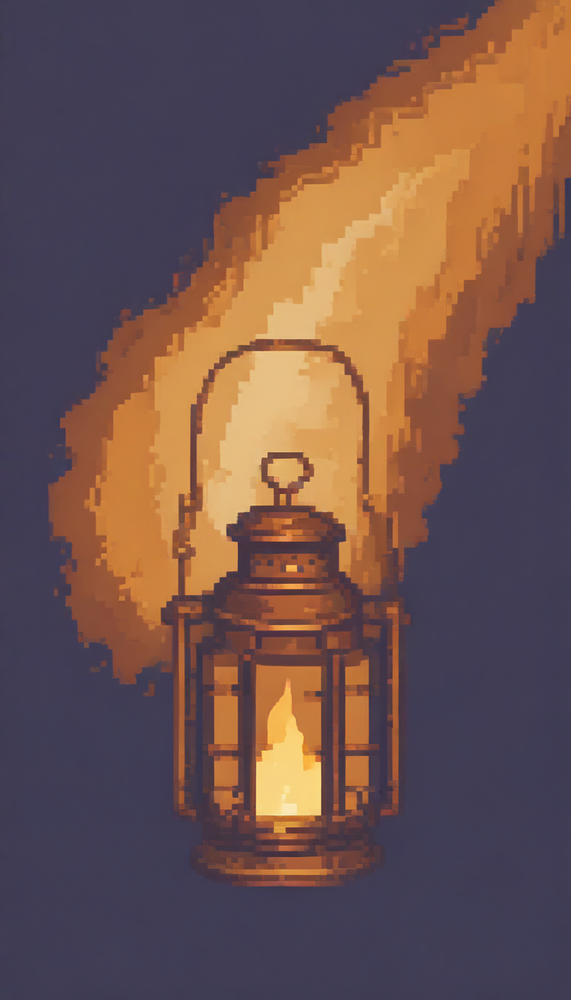
#> input picture episodes/ep34/art/lamp_sdxl_seed7.png, 571 x 1000 px, shrunk from 768 x 1344 before the run
$ python fade_trail.py lamp_sdxl_seed7.png lamp_sdxl_seed7.png
#> lines starting #> are read from the running program, lines starting #| are printed output that depends on the picture
"""EP34: dissolve the end of the falling lantern's trail (it runs off the generated image's corner).

    python episodes/ep34/art/fade_trail.py <pixelated.png> episodes/ep34/assets/firstlamp_sprite.png

pipeline/pixelate.py keys the backdrop and crops to the subject, so the trail ends in a hard edge at the sprite's top
right. This removes trail pixels with a 4x4 ordered (Bayer) dither whose threshold rises along the line from the
lantern towards that corner, so the trail thins out into single pixels like the painted one on the dome. The lantern
itself (the lower part of the sprite) is untouched.
"""
import sys

from PIL import Image

BAYER = [[0, 8, 2, 10], [12, 4, 14, 6], [3, 11, 1, 9], [15, 7, 13, 5]]


def main(src, dst, start=0.5, span=0.42):
#> called with src = 'lamp_sdxl_seed7.png', dst = 'lamp_sdxl_seed7.png', start = 0.5, span = 0.42
    im = Image.open(src).convert("RGBA")
    w, h = im.size
#> w = 571; h = 1000
    px = im.load()
    ox, oy = w * 0.45, h * 0.78          # the lantern's body
#> ox = 256.9; oy = 780
    vx, vy = w - ox, -oy                 # towards the top-right corner
#> vx = 314.1; vy = -780
    L2 = vx * vx + vy * vy
#> L2 = 707027.4
    removed = 0
    for y in range(h):
        for x in range(w):
            if px[x, y][3] == 0:
                continue
            t = ((x - ox) * vx + (y - oy) * vy) / L2
            k = (t - start) / span
            if k > 0 and BAYER[y % 4][x % 4] / 16 < k:
                px[x, y] = (0, 0, 0, 0)
                removed += 1
#> after the loop, removed = 94775
    im.save(dst)
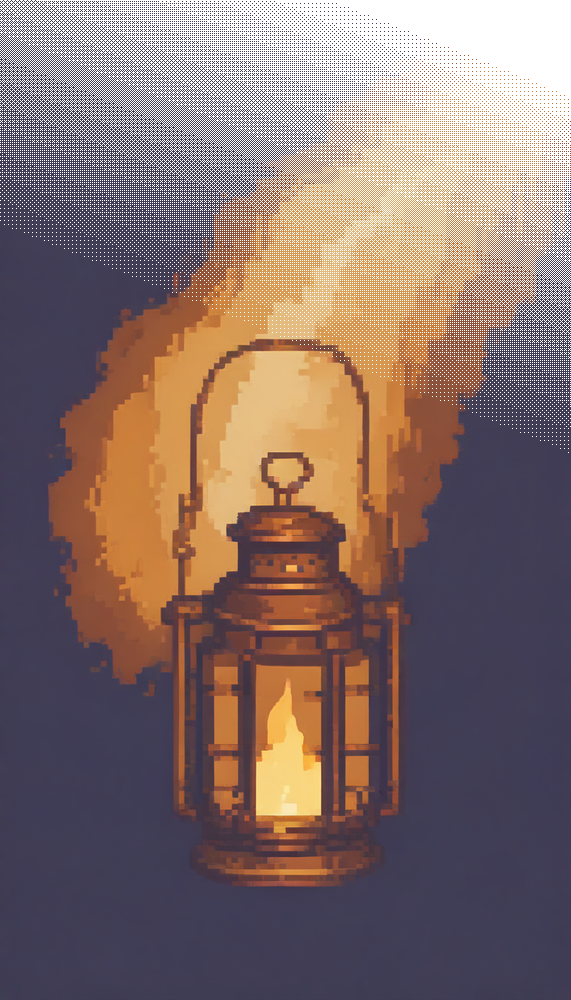
#> saved as lamp_sdxl_seed7.png: PIL image 571x1000 RGBA; mean R, G, B, A 91, 68.8, 65.7, 212.7; transparent parts drawn white
    print(f"[fade_trail] {dst}: {w}x{h}, {removed} trail pixels dissolved")
#| [fade_trail] lamp_sdxl_seed7.png: 571x1000, 94775 trail pixels dissolved


if __name__ == "__main__":
    main(sys.argv[1], sys.argv[2])
